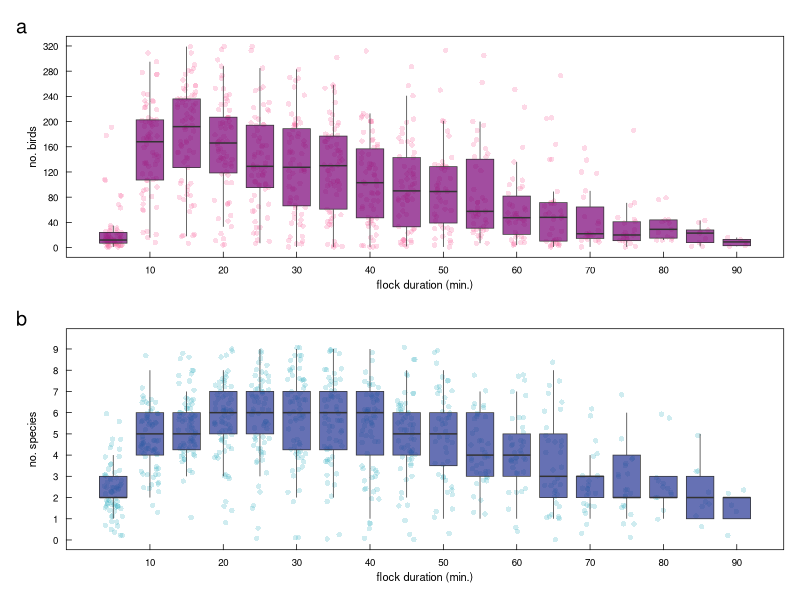

The R script that drew this image:
#### this script is basic reporting on collpa morning flock size and spp richness
#### should be figure #0 in the manuscript
#### will have photos composited with figures 


library(ggplot2)      # plotting and viz
library(plyr)         # legacy df manipulation
library(dplyr)        # variable grouping and manipulation
library(reshape)      # legacy df manipulation
library(data.table)   # legacy functions on df 
library(tidyr)        # gathering and spreading
library(zoo)          # roll mean
library(ggthemes)     # helpful ggplot themes
library(forcats)
library(scales)
library(RColorBrewer) # pretty colors
library(ggridges)
library(colorspace)
library(patchwork)
library(lubridate)    # formatting times dates


# custom ggplot theme
themeKV <- theme_few()+
  theme(strip.background = element_blank(),
        axis.line = element_blank(),
        axis.text.x = element_text(colour = "black", margin = margin(0.2, unit = "cm")),
        axis.text.y = element_text(colour = "black", margin = margin(c(1, 0.2), unit = "cm")),
        axis.ticks.x = element_line(colour = "black", linewidth=.25), 
        axis.ticks.y = element_line(colour = "black", linewidth=.25),
        axis.ticks.length=unit(-0.15, "cm"), 
        element_line(colour = "black", linewidth=.5),
        panel.border = element_rect(colour = "black", fill=NA, linewidth=.5),
        legend.title=element_blank(),
        strip.text=element_text(hjust=0))

#### read in raw survey data
# setwd("/Users/kylevanhoutan/colpa_flock/")
DF <- read.csv('data/survey_talldb.csv')


#### subset full data set for just time/hour occurrence observation data 
# first remove unnecessary columns 
survey <- subset(DF, select = c(DATE, DAY, MIN_morn, SPECIES, COUNT)) # subset full dataset for only columns of interest
survey1 <- survey %>% 
  filter(!(MIN_morn == 'NA')) %>%  # remove rows with NA values, after the morning flock
  filter(!(COUNT == 0)) %>% # remove rows with 0 birds counted
  filter(!(MIN_morn > 90)) # remove rows >90min, as n=1 birds from 95-130min

# count the no. birds on collpa on each day, at each 5min interval
flock_birds <- survey1 %>% # new DF with only 3 cols: DAY, MIN_morn, and new summation
  group_by(DAY, MIN_morn) %>% 
  summarise(total_birds=sum(COUNT)) # total_birds is the new sum/operator col

# count the species richness on collpa on each day, at each 5min interval
flock_spp <- survey1 %>% # repeating form immediately above
  group_by(DAY, MIN_morn) %>% 
  summarise(spp_rich=n_distinct(SPECIES)) # 'n_distinct' sums unique category/character entries in group

#now make plots with new DFs
# make box plot of birds by monitoring interval
p1 <- ggplot(flock_birds, aes(x=MIN_morn, y=total_birds, group = MIN_morn)) +
  themeKV + theme(axis.text.y = element_text(size = 7), axis.text.x = element_text(size = 7),
                  axis.title.x = element_text(size = 8),axis.title.y = element_text(size = 8),
                  legend.position = "none") + 
  geom_jitter(alpha=0.25, color="#f768a1", shape=16, size=1.5, width=1.25, height=0) +  
  geom_boxplot(outlier.shape = NA, # remove outliers, WE HAVE JITTER
               fill = "#7a0177", coef = 1, # whiskers sd =1 
               lwd=0.25, alpha = 0.7) +
  xlab("flock duration (min.)") +
  ylab("no. birds") +
  scale_x_continuous(breaks = seq(10, 100, by = 10), limits = c(3,92)) +
  scale_y_continuous(breaks = seq(0, 350, by = 40), limits = c(0,320))

# make box plot of spp richness by monitoring interval
p2 <- ggplot(flock_spp, aes(x=MIN_morn, y=spp_rich, group = MIN_morn)) +
  themeKV + theme(axis.text.y = element_text(size = 7), axis.text.x = element_text(size = 7),
                  axis.title.x = element_text(size = 8),axis.title.y = element_text(size = 8),
                  legend.position = "none") + 
  geom_jitter(alpha=0.25, color="#41b6c4", shape=16, size=1.5, width=1.25, height=1) +  
  geom_boxplot(outlier.shape = NA, # remove outliers, WE HAVE JITTER
               fill = "#253494", coef = 1, # whiskers sd =1 
               lwd=0.25, alpha = 0.7) +
  xlab("flock duration (min.)") +
  ylab("no. species") +
  scale_x_continuous(breaks = seq(10, 90, by = 10), limits = c(3,92)) +
  scale_y_continuous(breaks = seq(0, 14, by = 1), limits = c(0,9.5))

# patch them together
layout <- "
A
B"
p1 + p2 + 
  plot_layout(design = layout) +
  plot_annotation(tag_levels = 'a') # add panel labels a, b, c... etc


# END  
